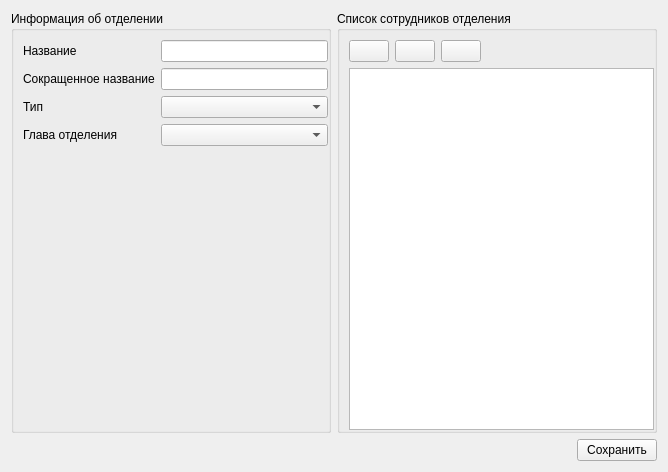
<?xml version="1.0" encoding="UTF-8"?>
<ui version="4.0">
 <class>DepartmentEditWidget</class>
 <widget class="QWidget" name="DepartmentEditWidget">
  <property name="geometry">
   <rect>
    <x>0</x>
    <y>0</y>
    <width>668</width>
    <height>472</height>
   </rect>
  </property>
  <property name="windowTitle">
   <string>Form</string>
  </property>
  <layout class="QVBoxLayout" name="verticalLayout_2">
   <item>
    <layout class="QHBoxLayout" name="horizontalLayout_2">
     <item>
      <widget class="QGroupBox" name="groupBox">
       <property name="title">
        <string>Информация об отделении</string>
       </property>
       <layout class="QFormLayout" name="formLayout">
        <property name="rightMargin">
         <number>0</number>
        </property>
        <property name="bottomMargin">
         <number>0</number>
        </property>
        <item row="0" column="0">
         <widget class="QLabel" name="label">
          <property name="text">
           <string>Название</string>
          </property>
         </widget>
        </item>
        <item row="0" column="1">
         <widget class="QLineEdit" name="m_name"/>
        </item>
        <item row="1" column="0">
         <widget class="QLabel" name="label_2">
          <property name="text">
           <string>Сокращенное название</string>
          </property>
         </widget>
        </item>
        <item row="1" column="1">
         <widget class="QLineEdit" name="m_shortName"/>
        </item>
        <item row="2" column="0">
         <widget class="QLabel" name="label_3">
          <property name="text">
           <string>Тип</string>
          </property>
         </widget>
        </item>
        <item row="2" column="1">
         <widget class="QComboBox" name="m_type"/>
        </item>
        <item row="3" column="0">
         <widget class="QLabel" name="label_4">
          <property name="text">
           <string>Глава отделения</string>
          </property>
         </widget>
        </item>
        <item row="3" column="1">
         <widget class="QComboBox" name="m_headOfDepartment"/>
        </item>
       </layout>
      </widget>
     </item>
     <item>
      <widget class="QGroupBox" name="groupBox_2">
       <property name="title">
        <string>Список сотрудников отделения</string>
       </property>
       <layout class="QVBoxLayout" name="verticalLayout">
        <property name="rightMargin">
         <number>0</number>
        </property>
        <property name="bottomMargin">
         <number>0</number>
        </property>
        <item>
         <layout class="QHBoxLayout" name="horizontalLayout_3">
          <item>
           <widget class="QPushButton" name="m_addStaffToDepartment">
            <property name="icon">
             <iconset resource="../resources/resources.qrc">
              <normaloff>:/add.png</normaloff>:/add.png</iconset>
            </property>
           </widget>
          </item>
          <item>
           <widget class="QPushButton" name="m_editStaffInDepartment">
            <property name="icon">
             <iconset resource="../resources/resources.qrc">
              <normaloff>:/edit.png</normaloff>:/edit.png</iconset>
            </property>
           </widget>
          </item>
          <item>
           <widget class="QPushButton" name="m_deleteStaffFromDepartment">
            <property name="icon">
             <iconset resource="../resources/resources.qrc">
              <normaloff>:/remove.png</normaloff>:/remove.png</iconset>
            </property>
           </widget>
          </item>
          <item>
           <spacer name="horizontalSpacer_2">
            <property name="orientation">
             <enum>Qt::Horizontal</enum>
            </property>
            <property name="sizeHint" stdset="0">
             <size>
              <width>40</width>
              <height>20</height>
             </size>
            </property>
           </spacer>
          </item>
         </layout>
        </item>
        <item>
         <widget class="QListWidget" name="m_departmentStaff"/>
        </item>
       </layout>
      </widget>
     </item>
    </layout>
   </item>
   <item>
    <layout class="QHBoxLayout" name="horizontalLayout">
     <item>
      <spacer name="horizontalSpacer">
       <property name="orientation">
        <enum>Qt::Horizontal</enum>
       </property>
       <property name="sizeHint" stdset="0">
        <size>
         <width>40</width>
         <height>20</height>
        </size>
       </property>
      </spacer>
     </item>
     <item>
      <widget class="QPushButton" name="m_save">
       <property name="text">
        <string>Сохранить</string>
       </property>
      </widget>
     </item>
    </layout>
   </item>
  </layout>
 </widget>
 <resources>
  <include location="../resources/resources.qrc"/>
 </resources>
 <connections/>
</ui>
